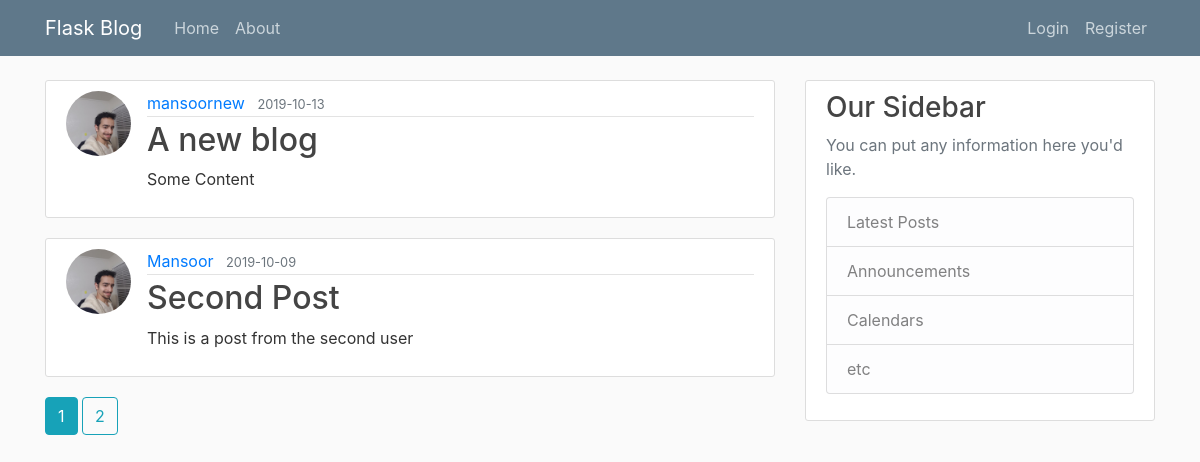
The page /home on the database its author committed.
### flaskblog/models.py (models this page shows, shortened)
class Post(db.Model):
    id=db.Column(db.Integer, primary_key=True)
    title=db.Column(db.String(100), nullable=False)
    date_posted=db.Column(db.DateTime, nullable=False, default=datetime.utcnow)
    content=db.Column(db.Text, nullable=False)
    user_id=db.Column(db.Integer, db.ForeignKey('user.id'), nullable=False)

class User(db.Model, UserMixin):
    id=db.Column(db.Integer, primary_key=True)
    username=db.Column(db.String(20), unique=True, nullable=False)
    email=db.Column(db.String(120), unique=True, nullable=False)
    image_file=db.Column(db.String(20), nullable=False, default='default.jpeg')
    password=db.Column(db.String(60), nullable=False)
    posts=db.relationship('Post', backref='author', lazy=True)

### flaskblog/main/routes.py (the view)
@main.route('/')
@main.route('/home')
def home():
    page=request.args.get('page', 1, type=int)
    posts=Post.query.order_by(Post.date_posted.desc()).paginate(page=page, per_page=2)
    return render_template('home.html', posts=posts)

### flaskblog/templates/home.html
{% extends "layout.html" %}
{% block content %}
        {% for post in posts.items %}
        <article class="media content-section">
            <img class="rounded-circle article-img" src="{{url_for('static', filename='profile_pictures/'+post.author.image_file)}}" alt="">
                <div class="media-body">
                  <div class="article-metadata">
                    <a class="mr-2" href="{{url_for('users.user_post', username=post.author.username)}}">{{ post.author.username }}</a>
                    <small class="text-muted">{{ post.date_posted.strftime('%Y-%m-%d') }}</small>
                  </div>
                  <h2><a class="article-title" href="{{url_for('posts.post', post_id=post.id)}}">{{ post.title }}</a></h2>
                  <p class="article-content">{{ post.content }}</p>
                </div>
              </article>
        {% endfor %}
        {% for page_num in posts.iter_pages(left_edge=1, right_edge=1, left_current=1, right_current=2) %}
          {% if page_num %}
              {% if posts.page==page_num %}
              <a class="btn btn-info mb-4" href="{{url_for('main.home', page=page_num)}}">{{page_num}}</a>
              {% else %}
              <a class="btn btn-outline-info mb-4" href="{{url_for('main.home', page=page_num)}}">{{page_num}}</a>
              {% endif %}
          {% else %}
          ...
          {%endif%}
        {% endfor %}
{% endblock content%}

### flaskblog/templates/layout.html (shortened to what this page needs)
<!DOCTYPE html>
 <html class="no-js">
    <head>
        <link rel="stylesheet" href="https://stackpath.bootstrapcdn.com/bootstrap/4.3.1/css/bootstrap.min.css">
        <link rel="stylesheet" href="{{url_for('static', filename='main.css')}}" type="text/css">
        <link rel="stylesheet" href="">
    </head>
    <body>
    <header class="site-header">
            <nav class="navbar navbar-expand-md navbar-dark bg-steel fixed-top">
                <div class="container">
                <a class="navbar-brand mr-4" href="/">Flask Blog</a>
                <div class="collapse navbar-collapse" id="navbarToggle">
                    <div class="navbar-nav mr-auto">
                    <a class="nav-item nav-link" href="{{url_for('main.home')}}">Home</a>
                    <a class="nav-item nav-link" href="{{url_for('main.about')}}">About</a>
                    </div>
                    <div class="navbar-nav">
                        {% if current_user.is_authenticated %}
                            <a class="nav-item nav-link" href="{{url_for('posts.new_post')}}">New Post</a>
                            <a class="nav-item nav-link" href="{{url_for('users.account')}}">Account</a>
                            <a class="nav-item nav-link" href="{{url_for('users.logout')}}">Logout</a>
                        {% else %}
                            <a class="nav-item nav-link" href="{{url_for('users.login')}}">Login</a>
                            <a class="nav-item nav-link" href="{{url_for('users.register')}}">Register</a>
                        {% endif %}
                    </div>
                </div>
                </div>
            </nav>
    </header>
    <main role="main" class="container">
            <div class="row">
            <div class="col-md-8">
                {% block content %}{% endblock %}
            </div>
            <div class="col-md-4">
                <div class="content-section">
                <h3>Our Sidebar</h3>
                <p class='text-muted'>You can put any information here you'd like.
                    <ul class="list-group">
                    <li class="list-group-item list-group-item-light">Latest Posts</li>
                    <li class="list-group-item list-group-item-light">Announcements</li>
                    <li class="list-group-item list-group-item-light">Calendars</li>
                    <li class="list-group-item list-group-item-light">etc</li>
                    </ul>
                </p>
                </div>
            </div>
            </div>
        </main>
    </body>
</html>

### flaskblog/static/main.css (style rules this page uses)
body { background: #fafafa; color: #333333; margin-top: 5rem; }
h1, h2, h3, h4, h5, h6 { color: #444444; }
.bg-steel { background-color: #5f788a; }
.site-header .navbar-nav .nav-link { color: #cbd5db; }
.content-section { background: #ffffff; padding: 10px 20px; border: 1px solid #dddddd; border-radius: 3px; margin-bottom: 20px; }
.article-title { color: #444444; }
.article-content { white-space: pre-line; }
.article-img { height: 65px; width: 65px; margin-right: 16px; }
.article-metadata { padding-bottom: 1px; margin-bottom: 4px; border-bottom: 1px solid #e3e3e3 }

### rows shown on the page
Post: image_file (placeholder picture), author.username "mansoornew", date_posted "2019-10-13", title "A new blog", content "Some Content"
Post: image_file (placeholder picture), author.username "Mansoor", date_posted "2019-10-09", title "Second Post", content "This is a post from the second user"

### other values the page prints
{{ page_num }} "1"
{{ page_num }} "2"
